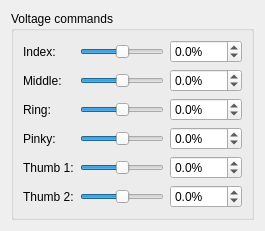
     <widget class="QWidget" name="voltageComandPage">
      <layout class="QGridLayout" name="voltageCommandPageGridLayout">
       <item row="0" column="0">
        <widget class="QGroupBox" name="voltageCommandsGroupBox">
         <property name="title">
          <string>Voltage commands</string>
         </property>
         <layout class="QGridLayout" name="voltageCommandsGridLayout">
          <item row="0" column="0">
           <widget class="QLabel" name="indexVoltageLabel">
            <property name="text">
             <string>Index:</string>
            </property>
           </widget>
          </item>
          <item row="0" column="1">
           <widget class="QSlider" name="indexVoltageSlider">
            <property name="sizePolicy">
             <sizepolicy hsizetype="MinimumExpanding" vsizetype="Fixed">
              <horstretch>0</horstretch>
              <verstretch>0</verstretch>
             </sizepolicy>
            </property>
            <property name="minimum">
             <number>-100</number>
            </property>
            <property name="maximum">
             <number>100</number>
            </property>
            <property name="value">
             <number>0</number>
            </property>
            <property name="orientation">
             <enum>Qt::Horizontal</enum>
            </property>
           </widget>
          </item>
          <item row="0" column="2">
           <widget class="QDoubleSpinBox" name="indexVoltageSpinBox">
            <property name="suffix">
             <string>%</string>
            </property>
            <property name="decimals">
             <number>1</number>
            </property>
            <property name="minimum">
             <double>-100.000000000000000</double>
            </property>
            <property name="maximum">
             <double>100.000000000000000</double>
            </property>
            <property name="singleStep">
             <double>0.100000000000000</double>
            </property>
            <property name="value">
             <double>0.000000000000000</double>
            </property>
           </widget>
          </item>
          <item row="1" column="0">
           <widget class="QLabel" name="middleVoltageLabel">
            <property name="text">
             <string>Middle:</string>
            </property>
           </widget>
          </item>
          <item row="1" column="1">
           <widget class="QSlider" name="middleVoltageSlider">
            <property name="sizePolicy">
             <sizepolicy hsizetype="MinimumExpanding" vsizetype="Fixed">
              <horstretch>0</horstretch>
              <verstretch>0</verstretch>
             </sizepolicy>
            </property>
            <property name="minimum">
             <number>-100</number>
            </property>
            <property name="maximum">
             <number>100</number>
            </property>
            <property name="value">
             <number>0</number>
            </property>
            <property name="orientation">
             <enum>Qt::Horizontal</enum>
            </property>
           </widget>
          </item>
          <item row="1" column="2">
           <widget class="QDoubleSpinBox" name="middleVoltageSpinBox">
            <property name="suffix">
             <string>%</string>
            </property>
            <property name="decimals">
             <number>1</number>
            </property>
            <property name="minimum">
             <double>-100.000000000000000</double>
            </property>
            <property name="maximum">
             <double>100.000000000000000</double>
            </property>
            <property name="singleStep">
             <double>0.100000000000000</double>
            </property>
            <property name="value">
             <double>0.000000000000000</double>
            </property>
           </widget>
          </item>
          <item row="2" column="0">
           <widget class="QLabel" name="ringVoltageLabel">
            <property name="text">
             <string>Ring:</string>
            </property>
           </widget>
          </item>
          <item row="2" column="1">
           <widget class="QSlider" name="ringVoltageSlider">
            <property name="sizePolicy">
             <sizepolicy hsizetype="MinimumExpanding" vsizetype="Fixed">
              <horstretch>0</horstretch>
              <verstretch>0</verstretch>
             </sizepolicy>
            </property>
            <property name="minimum">
             <number>-100</number>
            </property>
            <property name="maximum">
             <number>100</number>
            </property>
            <property name="value">
             <number>0</number>
            </property>
            <property name="orientation">
             <enum>Qt::Horizontal</enum>
            </property>
           </widget>
          </item>
          <item row="2" column="2">
           <widget class="QDoubleSpinBox" name="ringVoltageSpinBox">
            <property name="suffix">
             <string>%</string>
            </property>
            <property name="decimals">
             <number>1</number>
            </property>
            <property name="minimum">
             <double>-100.000000000000000</double>
            </property>
            <property name="maximum">
             <double>100.000000000000000</double>
            </property>
            <property name="singleStep">
             <double>0.100000000000000</double>
            </property>
            <property name="value">
             <double>0.000000000000000</double>
            </property>
           </widget>
          </item>
          <item row="3" column="0">
           <widget class="QLabel" name="pinkyVoltageLabel">
            <property name="text">
             <string>Pinky:</string>
            </property>
           </widget>
          </item>
          <item row="3" column="1">
           <widget class="QSlider" name="pinkyVoltageSlider">
            <property name="sizePolicy">
             <sizepolicy hsizetype="MinimumExpanding" vsizetype="Fixed">
              <horstretch>0</horstretch>
              <verstretch>0</verstretch>
             </sizepolicy>
            </property>
            <property name="minimum">
             <number>-100</number>
            </property>
            <property name="maximum">
             <number>100</number>
            </property>
            <property name="value">
             <number>0</number>
            </property>
            <property name="orientation">
             <enum>Qt::Horizontal</enum>
            </property>
           </widget>
          </item>
          <item row="3" column="2">
           <widget class="QDoubleSpinBox" name="pinkyVoltageSpinBox">
            <property name="suffix">
             <string>%</string>
            </property>
            <property name="decimals">
             <number>1</number>
            </property>
            <property name="minimum">
             <double>-100.000000000000000</double>
            </property>
            <property name="maximum">
             <double>100.000000000000000</double>
            </property>
            <property name="singleStep">
             <double>0.100000000000000</double>
            </property>
            <property name="value">
             <double>0.000000000000000</double>
            </property>
           </widget>
          </item>
          <item row="4" column="0">
           <widget class="QLabel" name="thumb1VoltageLabel">
            <property name="text">
             <string>Thumb 1:</string>
            </property>
           </widget>
          </item>
          <item row="4" column="1">
           <widget class="QSlider" name="thumb1VoltageSlider">
            <property name="sizePolicy">
             <sizepolicy hsizetype="MinimumExpanding" vsizetype="Fixed">
              <horstretch>0</horstretch>
              <verstretch>0</verstretch>
             </sizepolicy>
            </property>
            <property name="minimum">
             <number>-100</number>
            </property>
            <property name="maximum">
             <number>100</number>
            </property>
            <property name="value">
             <number>0</number>
            </property>
            <property name="orientation">
             <enum>Qt::Horizontal</enum>
            </property>
           </widget>
          </item>
          <item row="4" column="2">
           <widget class="QDoubleSpinBox" name="thumb1VoltageSpinBox">
            <property name="suffix">
             <string>%</string>
            </property>
            <property name="decimals">
             <number>1</number>
            </property>
            <property name="minimum">
             <double>-100.000000000000000</double>
            </property>
            <property name="maximum">
             <double>100.000000000000000</double>
            </property>
            <property name="singleStep">
             <double>0.100000000000000</double>
            </property>
            <property name="value">
             <double>0.000000000000000</double>
            </property>
           </widget>
          </item>
          <item row="5" column="0">
           <widget class="QLabel" name="thumb2VoltageLabel">
            <property name="text">
             <string>Thumb 2:</string>
            </property>
           </widget>
          </item>
          <item row="5" column="1">
           <widget class="QSlider" name="thumb2VoltageSlider">
            <property name="sizePolicy">
             <sizepolicy hsizetype="MinimumExpanding" vsizetype="Fixed">
              <horstretch>0</horstretch>
              <verstretch>0</verstretch>
             </sizepolicy>
            </property>
            <property name="minimum">
             <number>-100</number>
            </property>
            <property name="maximum">
             <number>100</number>
            </property>
            <property name="value">
             <number>0</number>
            </property>
            <property name="orientation">
             <enum>Qt::Horizontal</enum>
            </property>
           </widget>
          </item>
          <item row="5" column="2">
           <widget class="QDoubleSpinBox" name="thumb2VoltageSpinBox">
            <property name="suffix">
             <string>%</string>
            </property>
            <property name="decimals">
             <number>1</number>
            </property>
            <property name="minimum">
             <double>-100.000000000000000</double>
            </property>
            <property name="maximum">
             <double>100.000000000000000</double>
            </property>
            <property name="singleStep">
             <double>0.100000000000000</double>
            </property>
            <property name="value">
             <double>0.000000000000000</double>
            </property>
           </widget>
          </item>
         </layout>
        </widget>
       </item>
      </layout>
     </widget>
